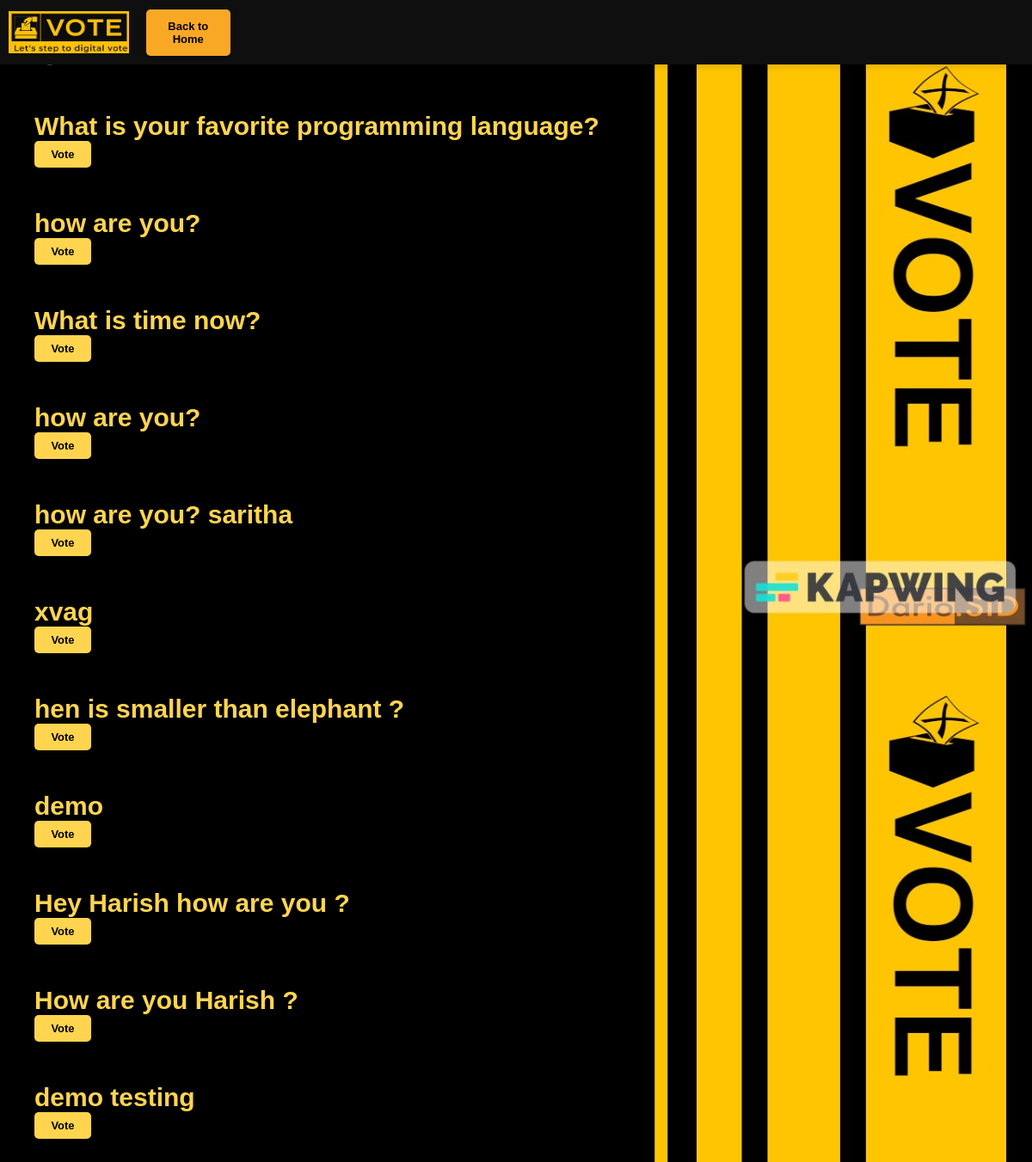
Screenshot of /polls/view_questions/ with the database file from the repository.
### polls/models.py (models this page shows, shortened)
class Question(models.Model):
    question_text = models.CharField(max_length=200)

### polls/views.py (the view)
# urls.py: path('view_questions/', views.view_questions, name='view_questions'),
def view_questions(request):
    questions = Question.objects.all()
    return render(request, 'polls/view_questions.html', {'questions': questions})

### polls/templates/polls/view_questions.html (shortened to what this page needs)
<html>
  <head>
    {% load static %}
  </head>
  <body>
    <div class="header">
      <img src="{% static 'image/votinglogo.png' %}" alt="Logo" />
      <div class="quick-links">
        <a href="{% url 'polls:index' %}">Back to Home</a>
      </div>
    </div>
    <ul>
      <h1>Questions</h1>
      {% for question in questions %}<br />
      <li>
        {{ question.question_text }}
        <a href="{% url 'polls:vote' question.id %}" class="vote-btn">Vote</a>
      </li>
      {% endfor %}
    </ul>
  </body>
</html>

### rows the page displays
Question: question_text "What is your favorite programming language?"
Question: question_text "how are you?"
Question: question_text "What is time now?"
Question: question_text "how are you?"
Question: question_text "how are you? saritha"
Question: question_text "xvag"
Question: question_text "hen is smaller than elephant ?"
Question: question_text "demo"
Question: question_text "Hey Harish how are you ?"
Question: question_text "How are you Harish ?"
Question: question_text "demo testing"
